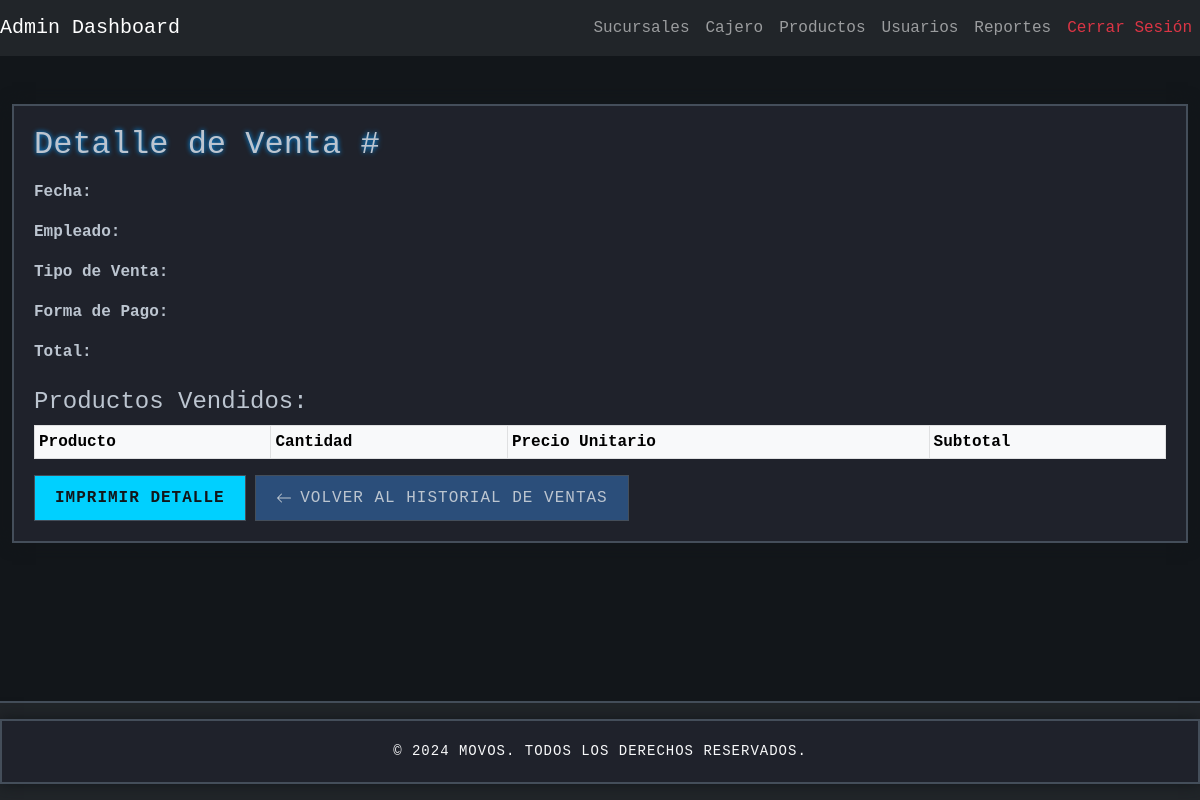
Before: /reports/sales/108/reporte/ (signed in) with the older database file.
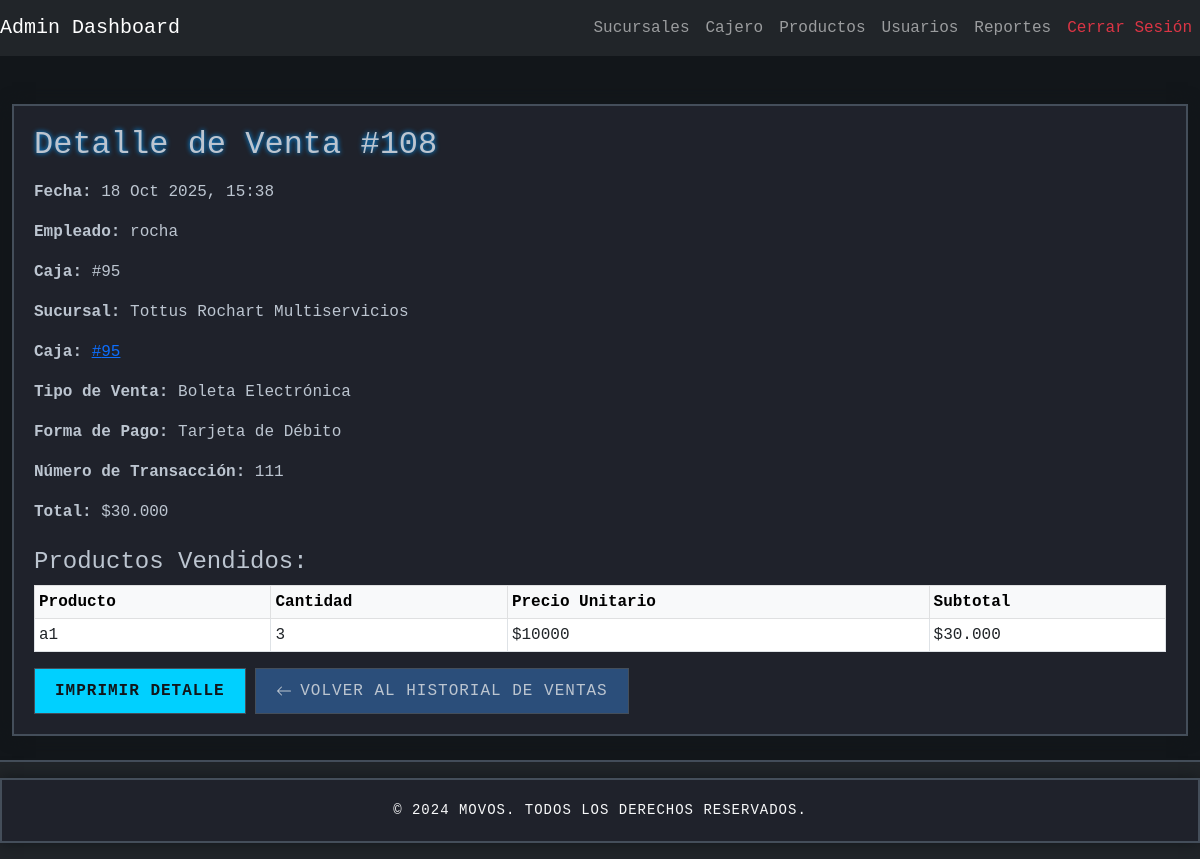
After: the same page with the newer database file.
### cashier/models.py (models this page shows, shortened)
class Venta(models.Model):
    empleado = models.ForeignKey(settings.AUTH_USER_MODEL, on_delete=models.CASCADE)
    sucursal = models.ForeignKey(Sucursal, on_delete=models.CASCADE, related_name='ventas', blank=True, null=True)
    caja = models.ForeignKey('AperturaCierreCaja', on_delete=models.SET_NULL, related_name='ventas', blank=True, null=True)
    fecha = models.DateTimeField(auto_now_add=True)
    total = models.DecimalField(max_digits=10, decimal_places=2)
    tipo_venta = models.CharField(
        max_length=20,
        choices=[('boleta', 'Boleta Electrónica'), ('factura', 'Factura Electrónica')],
        default='boleta'
    )
    forma_pago = models.CharField(
        max_length=20,
        choices=[
            ('efectivo', 'Efectivo'),
            ('debito', 'Tarjeta de Débito'),
            ('credito', 'Tarjeta de Crédito'),
            ('transferencia', 'Transferencia')
        ],
        default='efectivo'
    )
    cliente_paga = models.DecimalField(max_digits=10, decimal_places=2, default=0.00)
    vuelto_entregado = models.DecimalField(max_digits=10, decimal_places=2, default=0.00)
    numero_transaccion = models.CharField(
        max_length=100,
        null=True,
        blank=True,
        verbose_name="Número de Transacción"
    )
    banco = models.CharField(
        max_length=100,
        null=True,
        blank=True,
        verbose_name="Banco"
    )

class AperturaCierreCaja(models.Model):
    vendedor = models.ForeignKey(
        settings.AUTH_USER_MODEL,
        on_delete=models.CASCADE,
        verbose_name='Vendedor'
    )
    sucursal = models.ForeignKey(Sucursal, on_delete=models.CASCADE)
    efectivo_inicial = models.DecimalField(max_digits=10, decimal_places=2, default=0)
    estado = models.CharField(max_length=20, default='abierta')  # valores: 'abierta' o 'cerrada'
    apertura = models.DateTimeField(auto_now_add=True)
    cierre = models.DateTimeField(null=True, blank=True)
    ventas_totales = models.DecimalField(max_digits=10, decimal_places=2, default=0)
    total_ventas_efectivo = models.DecimalField(max_digits=10, decimal_places=2, default=0)
    total_ventas_credito = models.DecimalField(max_digits=10, decimal_places=2, default=0)
    total_ventas_debito = models.DecimalField(max_digits=10, decimal_places=2, default=0)
    vuelto_entregado = models.DecimalField(max_digits=10, decimal_places=2, default=0)
    efectivo_final = models.DecimalField(max_digits=10, decimal_places=2, default=0)
    class Meta:
        constraints = [
            models.UniqueConstraint(
                fields=['sucursal'],
                condition=Q(estado='abierta'),
                name='unique_open_caja_per_sucursal'
            )
        ]

class VentaDetalle(models.Model):
    venta = models.ForeignKey(Venta, related_name='detalles', on_delete=models.CASCADE)
    producto = models.ForeignKey(Product, on_delete=models.CASCADE, related_name='ventadetalles')
    cantidad = models.PositiveIntegerField()
    precio_unitario = models.DecimalField(max_digits=10, decimal_places=2)

### auth_app/models.py (models this page shows, shortened)
class User(AbstractUser):
    is_admin = models.BooleanField(default=False)
    is_employee = models.BooleanField(default=True)
    sucursales_autorizadas = models.ManyToManyField(
        Sucursal,
        blank=True,
        related_name='usuarios_autorizados',
        help_text="Sucursales en las que el usuario puede abrir cajas (solo para usuarios no administradores)."
    )

### sucursales/models.py (models this page shows, shortened)
class Sucursal(models.Model):
    nombre = models.CharField(max_length=255)
    direccion = models.CharField(max_length=500, blank=True, null=True)
    telefono = models.CharField(max_length=50, blank=True, null=True)
    low_stock_threshold = models.PositiveIntegerField(default=0, help_text="0 usa el umbral global")

### products/models.py (models this page shows, shortened)
class Product(models.Model):
    nombre = models.CharField(max_length=255, verbose_name="Nombre del Producto", blank=True, null=True)
    descripcion = models.TextField(verbose_name="Descripción", blank=True, null=True)
    producto_id = models.CharField(max_length=255, unique=True, verbose_name="Código 1")
    codigo_alternativo = models.CharField(max_length=255, verbose_name="Código 2", blank=True, null=True)
    fecha_ingreso_producto = models.DateField(verbose_name="Fecha de Ingreso", blank=True, null=True)
    precio_compra = models.DecimalField(max_digits=10, decimal_places=2, verbose_name="Precio de Compra", default=Decimal('0.00'))
    precio_venta = models.DecimalField(max_digits=10, decimal_places=2, verbose_name="Precio de Venta", default=Decimal('0.00'))
    cantidad = models.IntegerField(
        verbose_name="Cantidad",
        default=0,
        validators=[MinValueValidator(0)]
    )
    stock = models.IntegerField(
        verbose_name="Stock",
        default=0,
        validators=[MinValueValidator(0)]
    )
    codigo_barras = models.CharField(max_length=255, verbose_name="Código de Barras", blank=True, null=True)
    permitir_venta_sin_stock = models.BooleanField(default=True, verbose_name="Permitir Venta sin Stock")
    sucursal = models.ForeignKey(Sucursal, on_delete=models.CASCADE, related_name='productos', blank=True, null=True)
    class Meta:
        verbose_name = "Producto"
        verbose_name_plural = "Productos"

### reports/views.py (the view)
# urls.py: path('sales/<int:sale_id>/reporte/', views.sales_report, name='sales_report'),
@login_required
@user_passes_test(_is_admin, login_url='cashier_dashboard')
def sales_report(request, sale_id):
    try:
        venta = get_object_or_404(Venta, id=sale_id)
        detalles = venta.detalles.all()
        logger.info("Venta %s encontrada con %d detalle(s).", sale_id, detalles.count())
        formatted_total = "$" + format_clp(venta.total or 0)
        formatted_cliente_paga = "$" + format_clp(venta.cliente_paga or 0)
        formatted_vuelto_entregado = "$" + format_clp(venta.vuelto_entregado or 0)
        detalles_formateados = []
        for detalle in detalles:
            subtotal = detalle.cantidad * detalle.precio_unitario
            detalles_formateados.append({
                'producto': detalle.producto,
                'cantidad': detalle.cantidad,
                'precio_unitario': detalle.precio_unitario,
                'formatted_subtotal': "$" + format_clp(subtotal)
            })
        context = {
            'venta': venta,
            'detalles': detalles_formateados,
            'formatted_total': formatted_total,
            'formatted_cliente_paga': formatted_cliente_paga,
            'formatted_vuelto_entregado': formatted_vuelto_entregado,
            'sucursal': venta.sucursal  # Se agrega la sucursal
        }
        return render(request, 'reports/sales_report.html', context)
    except Exception as e:
        logger.error("Error en sales_report (ID:%s): %s", sale_id, str(e))
        return render(request, 'reports/sales_report.html', {
            'error': str(e),
            'venta': None,
            'detalles': None
        })

### reports/views.py (called while the page is built)
def format_clp(value):
    try:
        return "{:,.0f}".format(float(value)).replace(",", ".")
    except Exception:
        return value

def _is_admin(user):
    return user.is_authenticated and (user.is_staff or user.is_superuser)

### reports/templates/reports/sales_report.html (shortened to what this page needs)
{% extends 'base.html' %}
{% load static %}
{% block extra_styles %}
  <link rel="stylesheet" href="{% static 'css/print.css' %}" media="print">
{% endblock %}
{% block content %}
<div class="container content-max mt-4">
        <h2 class="mb-3">Detalle de Venta #{{ venta.id }}</h2>
        <p><strong>Fecha:</strong> {{ venta.fecha|date:"d M Y, H:i" }}</p>
        <p><strong>Empleado:</strong> {{ venta.empleado.username }}</p>
                {% if venta.caja %}
                        <p><strong>Caja:</strong> #{{ venta.caja.id }}</p>
                {% endif %}
                {% if sucursal %}
            <p><strong>Sucursal:</strong> {{ sucursal.nombre }}</p>
        {% endif %}
                {% if venta.caja %}
                        <p><strong>Caja:</strong> <a href="{% url 'detalle_caja' venta.caja.id %}">#{{ venta.caja.id }}</a></p>
                {% endif %}
        <p><strong>Tipo de Venta:</strong> {{ venta.get_tipo_venta_display }}</p>
        <p><strong>Forma de Pago:</strong> {{ venta.get_forma_pago_display }}</p>
        {% if venta.forma_pago in "debito credito transferencia" %}
                <p><strong>Número de Transacción:</strong> {{ venta.numero_transaccion }}</p>
        {% endif %}
        <p><strong>Total:</strong> {{ formatted_total }}</p>
        <h4 class="mt-4">Productos Vendidos:</h4>
        <div class="table-responsive">
        <table class="table table-bordered table-sm">
                <thead class="table-light">
                        <tr>
                                <th>Producto</th>
                                <th>Cantidad</th>
                                <th>Precio Unitario</th>
                                <th>Subtotal</th>
                        </tr>
                </thead>
                <tbody>
                        {% for item in detalles %}
                        <tr>
                                <td>{{ item.producto.nombre }}</td>
                                <td>{{ item.cantidad }}</td>
                                <td>${{ item.precio_unitario|floatformat:"0" }}</td>
                                <td>{{ item.formatted_subtotal }}</td>
                        </tr>
                        {% endfor %}
                </tbody>
        </table>
        </div>
                <a href="{% url 'print_venta' venta.id %}" target="_blank" class="btn btn-primary">Imprimir Detalle</a>
                {% url 'reports:sales_history' as back_href %}
                {% include 'partials/back_button.html' with href=back_href text='Volver al Historial de Ventas' %}
    </div>
{% endblock %}

Changed rows visible on the page:
added Venta: id "108", fecha "18 Oct 2025, 15:38", empleado.username "rocha", caja.id "95", tipo_venta "Boleta Electrónica", forma_pago "Tarjeta de Débito", numero_transaccion "111"
now on this page (row unchanged): Sucursal: nombre "Tottus Rochart Multiservicios"
now on this page (row unchanged): Product: producto.nombre "a1", cantidad "3", precio_unitario "10000", formatted_subtotal "$30.000"
Other visible differences:
text now shown: "Caja: # Sucursal: Caja: # Número de Transacción: $30.000"
